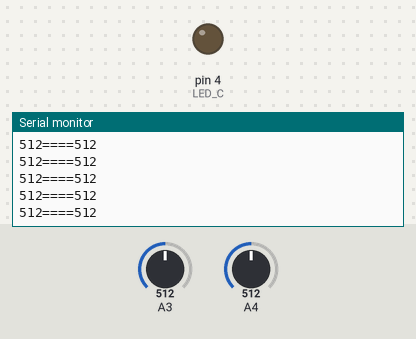
Recording of a sketch running on a simulated Arduino Uno, built with avr-gcc and run on an emulated ATmega328P. On the bench: output pins drawn as LEDs (lit = HIGH), the last lines printed to the serial monitor. The test bench sets the inputs (shaded band); at power-on: A3 = 512, A4 = 512.

Above: at 2.2 s.
2.3 s: A3 set to 984
At 3.3 s:
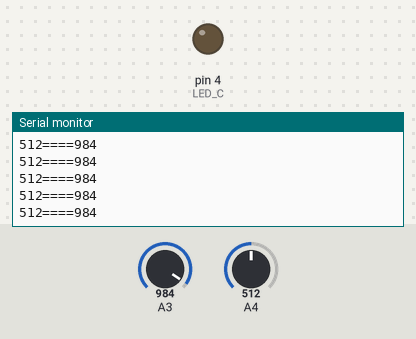
5.3 s: A3 set to 1011
At 6.2 s:
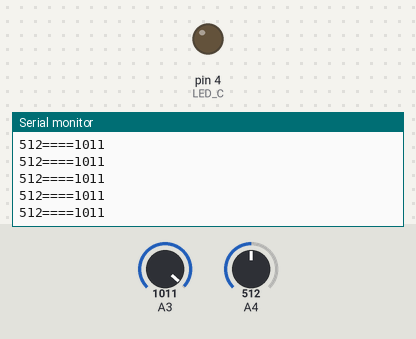
6.8 s: A4 set to 11
At 7.6 s:
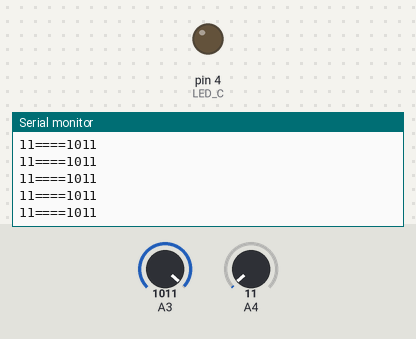
8.3 s: A4 set to 8
At 9.0 s:
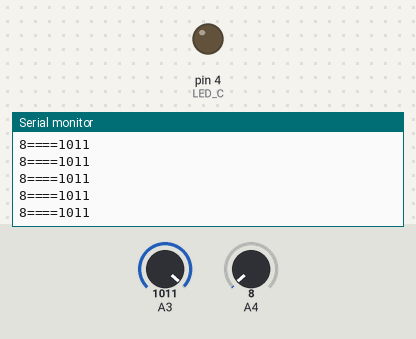
Timing chart, 0 to 10.8 s (numbered marks = the images above; inputs shaded):
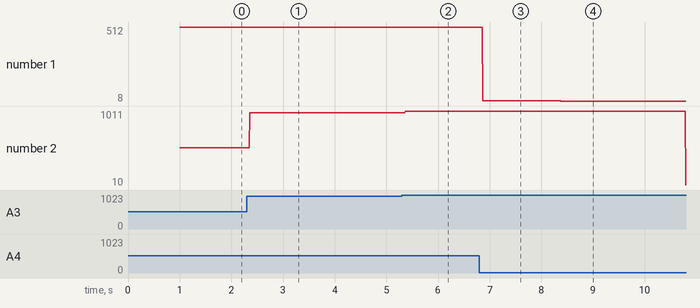

Measured:
- after the input at 2.3 s, the serial monitor: prints a new line after 0.06 s (image 1)
- after the input at 5.3 s, the serial monitor: prints a new line after 0.07 s (image 2)
- after the input at 6.8 s, the serial monitor: prints a new line after 0.07 s (image 3)
- after the input at 8.3 s, the serial monitor: prints a new line after 0.08 s (image 4)
- plotted number 1: 512 → 11 after the input at 6.8 s, 11 → 8 after the input at 8.3 s
- plotted number 2: 512 → 984 after the input at 2.3 s, 984 → 1011 after the input at 5.3 s, 1011 → 10 after the input at 8.3 s

The sketch:

Distance.ino
```cpp
#include <DRV8835MotorShield.h>

/*
 * This example uses the DRV8835MotorShield library to drive each motor with the
 * Pololu DRV8835 Dual Motor Driver Shield for Arduino forward, then backward.
 * The yellow user LED is on when a motor is set to a positive speed and off when
 * a motor is set to a negative speed.
 */

 //Les pins du moteur 1 sont 7 et 9, moteur 2 sont 8 et 10.
#define MODE_PIN 6

#define LED_C 4 //BLEU
#define LED_P 5 //VERT
#define BOUTON 11
#define SOL 12

#define SENS_DPIN 0 //Droite
#define SENS_GPIN 1 //Gauche
#define SENS_CPIN 2 //Croisement
#define SENS_PPIN 3 //Palet

//La veritable vitesse max(PWM) est 400.
#define MAX_S 200

#define REF_VIT 200

DRV8835MotorShield motors;

//resultat vitesse moteur de la regulation avec capteur infra
int vitesseM1=100;
int vitesseM2=120;

//=========================================================================
void setup()
{

  Serial.begin(9600);


pinMode(LED_C, OUTPUT);
pinMode(BOUTON, INPUT);

  //M2 est a gauche (correction de +25?); M1 est à droite

  // uncomment one or both of the following lines if your motors' directions need to be flipped
  //motors.flipM1(true);
  //motors.flipM2(true);


// Ne pas oublier de brancher le mode sur le motor driver!!
digitalWrite(BOUTON, HIGH);
  digitalWrite(MODE_PIN, HIGH);


// Le bouton doit etre appuyé pour demarrer le programme
bool phase0=false;


delay(1000);
Serial.begin(9600);
}

//=========================================================================
void loop()
{

// lecture capteur infra
//seuil suiveur de ligne blanc <100 noir>100

Serial.print(analogRead(4));
Serial.print("====");
Serial.println(analogRead(3));

}
```
